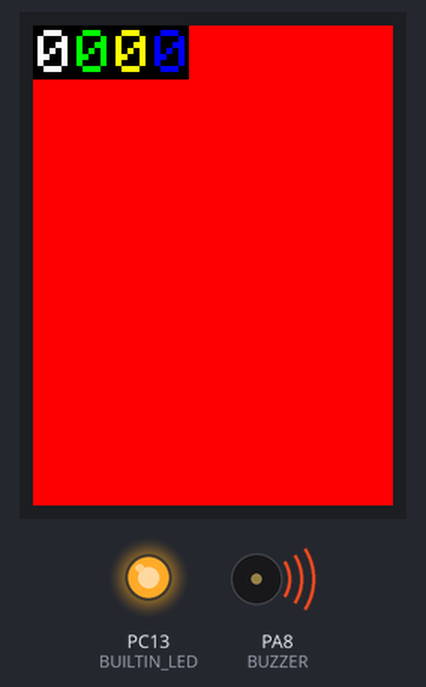
Recording of a sketch running on a simulated STM32 Blue Pill. Shown: 240×320 colour display, output pins drawn as LEDs (lit = HIGH), buzzer (waves = sounding). Pins used as bus, display or sensor lines are not drawn; what the sketch prints to the serial monitor is not drawn.

Above: at 0.38 s.
Timing chart, 0 to 2.0 s (numbered marks = the images above):
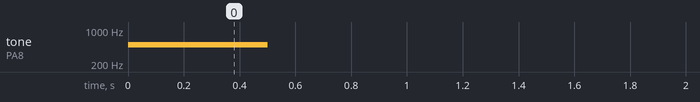

The sketch:

main.ino
```cpp
#include "STM32TimerInterrupt.h"
#include <TFT_eSPI.h>
#include <SPI.h>
#include <IWatchdog.h>

// system
#define BUILTIN_LED PC13  // A.L
STM32Timer ITimer(TIM1);
uint32_t begin_time = 0;
uint32_t finish_time = 0;
uint32_t elapsed_time = 0;
uint32_t max_elapsed_time = 0;
uint8_t count100us = 0;

// buzzer
#define BUZZER PA8

// TFT LCD
#define TFT_RESET PB8
#define TFT_CS PA4  // NSS1
TFT_eSPI tft = TFT_eSPI();

bool flag_start_paint = false;
uint8_t seqRefreshTFT = 0;
uint16_t delayRefreshTFT = 0;

//
uint16_t test_number = 0;


void TimerHandler()  // 100us
{
  count100us++;
}

void setup() {
  // put your setup code here, to run once:
  IWatchdog.begin(2000000);  // 2000ms

  begin_time = micros();

  tone(BUZZER, 500, 500);

  Serial.begin(115200);
  while (!Serial)
    ;

  pinMode(BUILTIN_LED, OUTPUT);
  digitalWrite(BUILTIN_LED, HIGH);  // OFF

  pinMode(BUZZER, OUTPUT);
  digitalWrite(BUZZER, HIGH);  // OFF

  pinMode(TFT_RESET, OUTPUT);
  pinMode(TFT_CS, OUTPUT);
  digitalWrite(TFT_RESET, HIGH);  // 리셋 A.L

  ITimer.attachInterruptInterval(100, TimerHandler);  // 100us

  elapsed_time = micros() - begin_time;
  Serial.println("setup elapsed time: " + String(elapsed_time) + "us");

  begin_time = micros();

  tft.init();
  tft.fillScreen(TFT_RED);
  tft.setRotation(0); // 381313us

  tft.setViewport(0, 0, 26, 36);
  tft.fillScreen(TFT_BLACK);
  tft.setTextDatum(TL_DATUM);
  tft.drawChar(3, 3, 'A', TFT_WHITE, TFT_BLACK, 4); // 385419us


  elapsed_time = micros() - begin_time;
  //Serial.println("TFT LCD elapsed time: " + String(elapsed_time) + "us");

  IWatchdog.reload();
  IWatchdog.begin(50000);  // 50ms

  flag_start_paint = true;
}

void loop() {
  // put your main code here, to run repeatedly:

  if (count100us >= 50) {  // 5ms
    count100us = 0;

    begin_time = micros();

    digitalWrite(BUILTIN_LED, LOW);  // ON
    // 사용자 코드 시작 ~~~~~~~~~~~~~~~~~~~~~~~~~~~~~~~~~~~~~~~~~~~~~

    paint_TFT_1();


    // 사용자 코드 끝 ~~~~~~~~~~~~~~~~~~~~~~~~~~~~~~~~~~~~~~~~~~~~~

    elapsed_time = micros() - begin_time;
    if (elapsed_time > max_elapsed_time) {
      max_elapsed_time = elapsed_time;
      Serial.println("max elapsed time: " + String(max_elapsed_time) + "us");
    }

    digitalWrite(BUILTIN_LED, HIGH);  // OFF
  }

  IWatchdog.reload();
}
```

paint_TFT_1.ino
```cpp
void paint_TFT_1(void) {  // 5ms
  if (flag_start_paint == true) {
    begin_time = micros();

    uint8_t thousands_digit;
    uint8_t hundreds_digit;
    uint8_t tens_digit;
    uint8_t ones_digit;

    thousands_digit = test_number / 1000;         // 천의 자릿수 계산
    hundreds_digit = (test_number % 1000) / 100;  // 백의 자릿수 계산
    tens_digit = (test_number % 100) / 10;        // 십의 자릿수 계산
    ones_digit = test_number % 10;                // 일의 자릿수 계산

    tft.setViewport(0, 0, 26, 36);
    tft.fillScreen(TFT_BLACK);  // 1100us
    tft.setTextDatum(TL_DATUM);
    tft.drawChar(3, 3, thousands_digit + 0x30, TFT_WHITE, TFT_BLACK, 4);  // 2900us

    tft.setViewport(26, 0, 26, 36);
    tft.fillScreen(TFT_BLACK);  // 1090us
    tft.setTextDatum(TL_DATUM);
    tft.drawChar(3, 3, hundreds_digit + 0x30, TFT_GREEN, TFT_BLACK, 4);

    tft.setViewport(52, 0, 26, 36);
    tft.fillScreen(TFT_BLACK);  // 1090us
    tft.setTextDatum(TL_DATUM);
    tft.drawChar(3, 3, tens_digit + 0x30, TFT_YELLOW, TFT_BLACK, 4);

    tft.setViewport(78, 0, 26, 36);
    tft.fillScreen(TFT_BLACK);  // 1090us
    tft.setTextDatum(TL_DATUM);
    tft.drawChar(3, 3, ones_digit + 0x30, TFT_BLUE, TFT_BLACK, 4);

    flag_start_paint = false;

    elapsed_time = micros() - begin_time;
    Serial.println(elapsed_time);
  }
}
```

paint_TFT_2.ino
```cpp
void paint_TFT_2(void) {  // 5ms
  if (flag_start_paint == true) {
    digitalWrite(TFT_CS, HIGH);

    begin_time = micros();

    uint8_t thousands_digit;
    uint8_t hundreds_digit;
    uint8_t tens_digit;
    uint8_t ones_digit;

    thousands_digit = test_number / 1000;         // 천의 자릿수 계산
    hundreds_digit = (test_number % 1000) / 100;  // 백의 자릿수 계산
    tens_digit = (test_number % 100) / 10;        // 십의 자릿수 계산
    ones_digit = test_number % 10;                // 일의 자릿수 계산

    switch (seqRefreshTFT) {
      case 0:
        tft.setViewport(0, 0, 26, 36);
        tft.fillScreen(TFT_BLACK);  // 1100us
        tft.setTextDatum(TL_DATUM);
        seqRefreshTFT = 1;
        break;

      case 1:
        tft.drawChar(3, 3, thousands_digit + 0x30, TFT_WHITE, TFT_BLACK, 4);  // 2900us
        seqRefreshTFT = 2;
        break;

      case 2:
        tft.setViewport(26, 0, 26, 36);
        tft.fillScreen(TFT_BLACK);  // 1090us
        tft.setTextDatum(TL_DATUM);
        seqRefreshTFT = 3;
        break;

      case 3:
        tft.drawChar(3, 3, hundreds_digit + 0x30, TFT_GREEN, TFT_BLACK, 4);
        seqRefreshTFT = 4;
        break;

      case 4:
        tft.setViewport(52, 0, 26, 36);
        tft.fillScreen(TFT_BLACK);  // 1090us
        tft.setTextDatum(TL_DATUM);
        seqRefreshTFT = 5;
        break;

      case 5:
        tft.drawChar(3, 3, tens_digit + 0x30, TFT_YELLOW, TFT_BLACK, 4);
        seqRefreshTFT = 6;
        break;

      case 6:
        tft.setViewport(78, 0, 26, 36);
        tft.fillScreen(TFT_BLACK);  // 1090us
        tft.setTextDatum(TL_DATUM);
        seqRefreshTFT = 7;
        break;

      case 7:
        tft.drawChar(3, 3, ones_digit + 0x30, TFT_BLUE, TFT_BLACK, 4);
        seqRefreshTFT = 0;

        flag_start_paint = false;
        break;
    }

    elapsed_time = micros() - begin_time;
    Serial.println(elapsed_time);

    digitalWrite(TFT_CS, LOW);
  }
}
```

Measured:
- by itself, tone on PA8 (BUZZER): silent → 500 Hz at 0.00 s, → silent 0.50 s later
